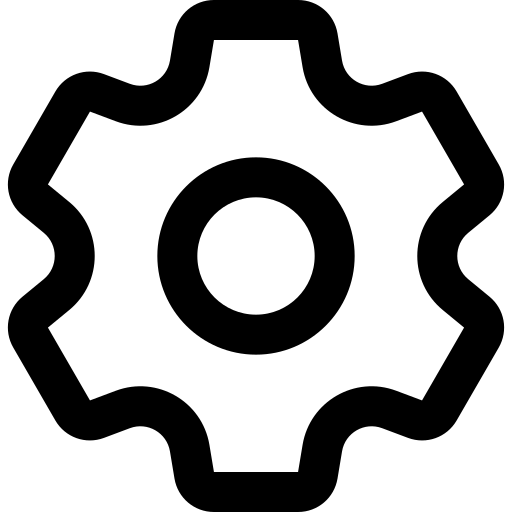
#> input picture cat-harness/library/arxiv-2312.07755v1/images/img-p010-1.png, 512 x 512 px
$ python -i image-reuse.py   (imports and definitions only)
#> lines starting #> are read from the running program, lines starting #| are printed output that depends on the picture
#!/usr/bin/env python3
"""Point a library entry's images at assets the repository already holds. Bean `scfh`.

The #1614 deck carried two full-slide pictures, 7 MB between them, that are the
same pictures as the harness's landing-page theme art: re-encoded as WebP and
resized, so not one byte matches, and a byte-identical search reports "no
duplicates" over what a person sees at once. The owner's instruction was
"consolidate … reuse assets if possible".

## How a match is decided, and why it is reported rather than assumed

A 256-bit difference hash (16×16 gradient signs over a grey thumbnail, alpha
flattened onto white) of every image in the entry and every raster under the
asset directories given. Distance is the number of differing bits.

Measured on the #1614 deck against the 378 raster images in the repository, the
two true matches were at **6 and 7**, and the nearest false one at **36** — a
blank spacer against near-white page scans. The default threshold, 12, sits in
that gap. A threshold is a claim about a corpus, so the distance is RECORDED on
each reuse (`same_as.distance`), and a reader can re-judge it.

## What `--apply` does

For each match: `file` becomes the asset's path RELATIVE TO THE ENTRY (which is
how `gen-library-jsonld.ts` already resolves `file`), `same_as` records the
asset, the method and the distance, and the entry's own copy is removed. The
description, role and basis are untouched: the image is the same picture, and
what it depicts was judged by looking at it.

Without `--apply` it writes nothing and prints what it would do. It is not an
ingest arm: dropping a copy is a decision, and a re-ingest rebuilds
`images.json` from the source, so run it again after one.

  python3 scripts/image-reuse.py ENTRY_DIR --assets docs/assets/img
  python3 scripts/image-reuse.py ENTRY_DIR --assets docs/assets/img --apply
"""

from __future__ import annotations

import argparse
import json
import os
import sys
from pathlib import Path

from PIL import Image

RASTER = {".png", ".jpg", ".jpeg", ".webp", ".gif"}
BITS = 256
DEFAULT_MAX = 12


def dhash(path: Path, n: int = 16) -> int:
#> called with n = 16
    im = Image.open(path).convert("RGBA")
#> im is the input picture: PIL image 512x512 RGBA; mean R, G, B, A 0, 0, 0, 85.5
    bg = Image.new("RGBA", im.size, (255, 255, 255, 255))
#> bg: PIL image 512x512 RGBA; every value is 255
    bg.alpha_composite(im)
    g = bg.convert("L").resize((n + 1, n), Image.LANCZOS)
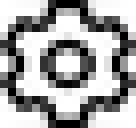
#> g: PIL image 17x16 L (shown 8 times larger); min 0, max 255, mean 165.4
    px = g.load()
    h = 0
    for r in range(n):
        for c in range(n):
            h = (h << 1) | (px[c, r] > px[c + 1, r])
#> after the loop, h = 114887551562299239920656532769736979188596941630855710327538722954218527849984
    return h


def distance(a: int, b: int) -> int:
    return bin(a ^ b).count("1")


# [66 lines left out: functions assets_under, plan, apply, main, not called in this run]


# [2 lines not run here, left out]

>>> result = dhash('../library/arxiv-2312.07755v1/images/img-p010-1.png')
#> result has the same summary as h in dhash
